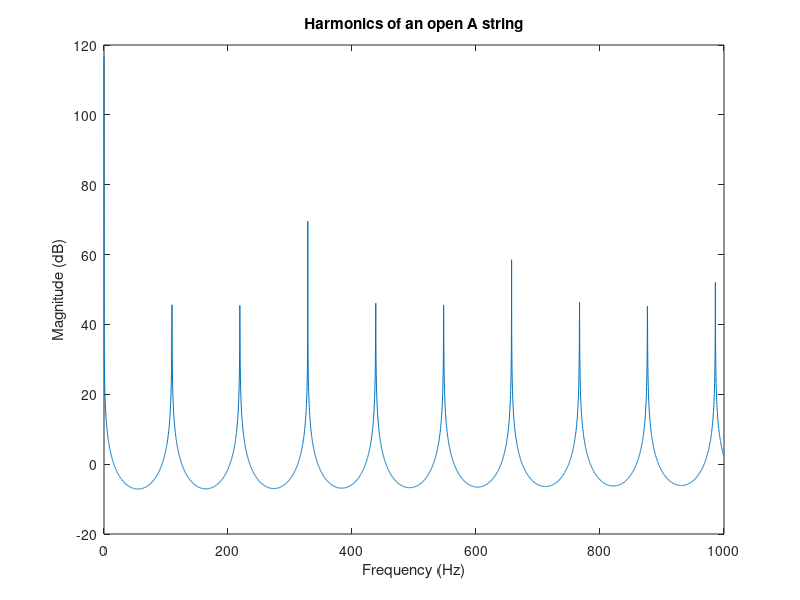

This chart was generated by the following MATLAB code: (Note: this script raises an error after producing the figure.)
Fs = 44100;
A  = 110;
E  = -5;
D  = 5;
G  = 10;
B  = 14;
E  = 19;

i= 1;
key = 0;
f = gcf;

F = linspace(1/Fs, 1000, 2^12);

x = zeros(Fs*4, 1);

delay = round(Fs/A);

b  = firls(42, [0 1/delay 2/delay 1], [0 0 1 1]);
a  = [1 zeros(1, delay) -0.5 -0.5];

[H,W] = freqz(b, a, F, Fs);
plot(W, 20*log10(abs(H)));
title('Harmonics of an open A string');
xlabel('Frequency (Hz)');
ylabel('Magnitude (dB)');

zi = rand(max(length(b),length(a))-1,1);
note = filter(b, a, x, zi);

note = note-mean(note);
note = note/max(abs(note));

hplayer = audioplayer(note, Fs); 
    play(hplayer)
% while i == 1
% key=double(get(f,'CurrentCharacter')) ;
% if key == 31
%     i = 0;
% end
% if key == 5    
% 
% end
% pause(.0001);
% end
